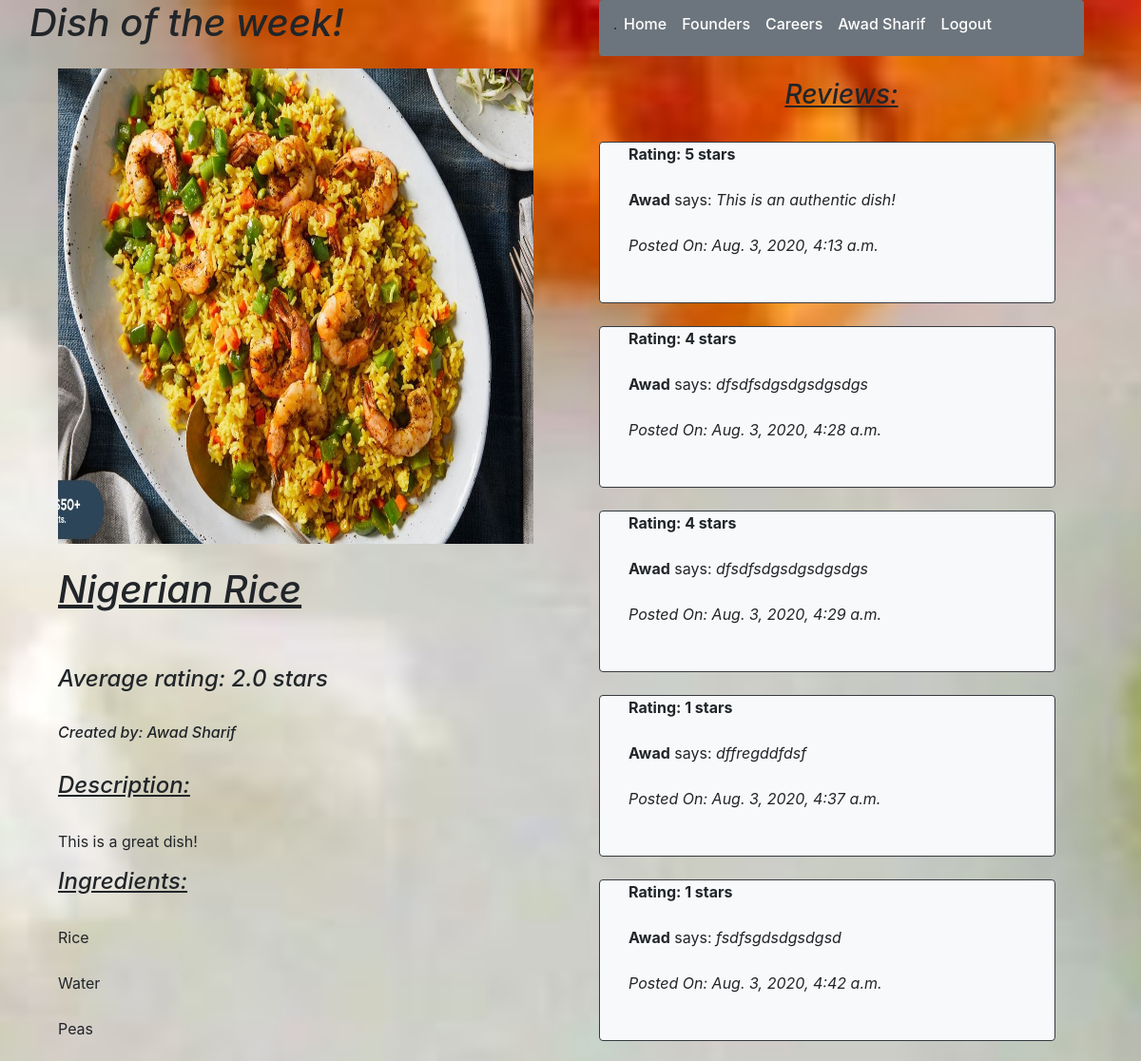
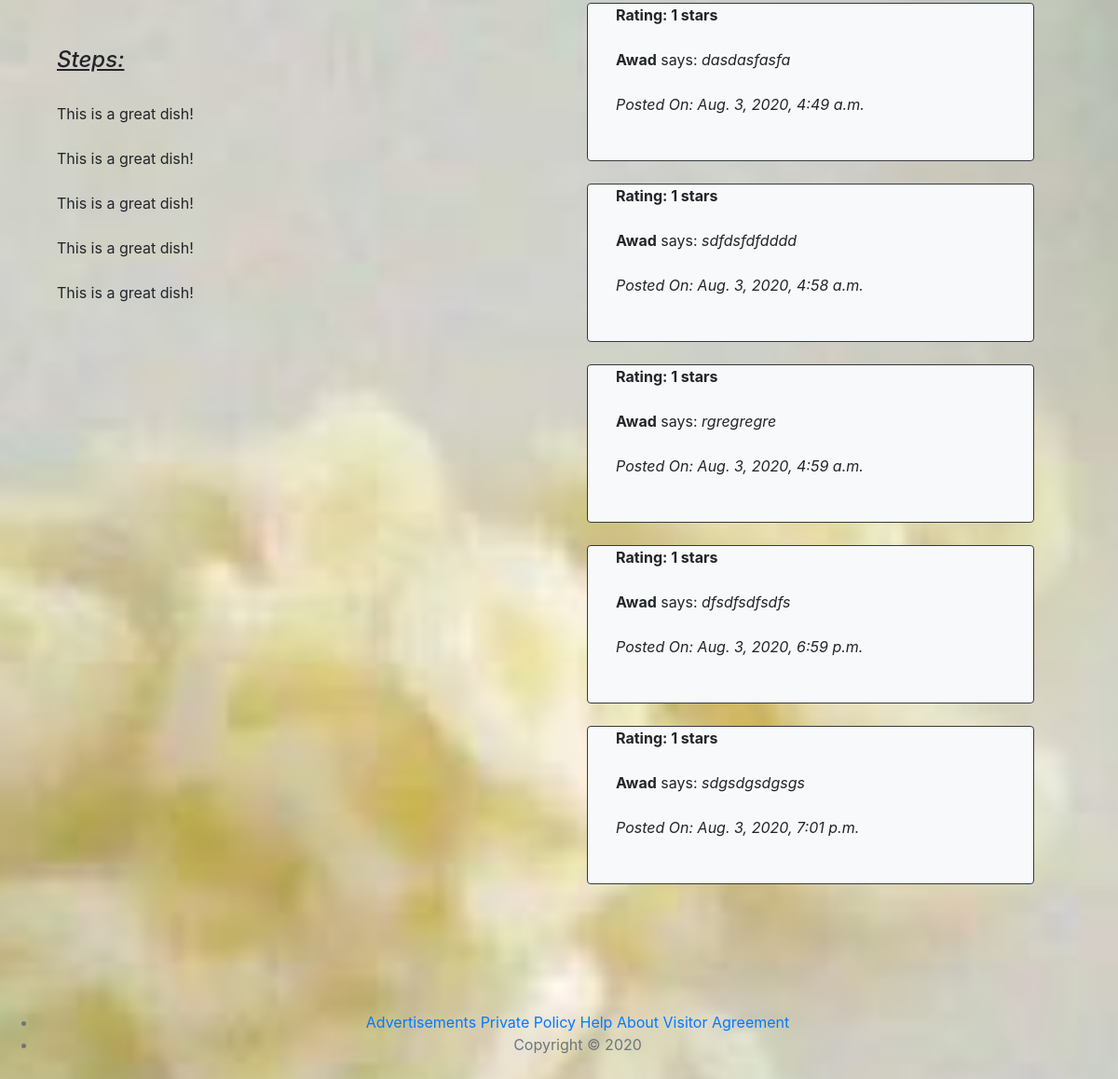
The page /recipe/best (signed in) on the database its author committed (2 pictures, top to bottom).
### recipe_app/models.py (models this page shows)
class Recipes(models.Model):
    name = models.CharField(max_length=255)
    summary = models.TextField()
    ingredients = models.TextField()
    steps = models.TextField()
    image = models.ImageField()
    owner = models.ForeignKey(User,related_name="recipes_of_user",on_delete = models.CASCADE)
    is_dessert = models.BooleanField()
    created_at = models.DateTimeField(auto_now_add=True)
    updated_at = models.DateTimeField(auto_now=True)
    objects = Recipes_Manager()

class User(models.Model):
    first_name = models.CharField(max_length=255)
    last_name = models.CharField(max_length=255)
    email = models.EmailField(max_length=255)
    password = models.CharField(max_length=255)
    created_at = models.DateTimeField(auto_now_add=True)
    updated_at = models.DateTimeField(auto_now=True)
    objects = UserManager()

class Reviews(models.Model):
    content = models.TextField()
    rating = models.IntegerField()
    reviewer = models.ForeignKey(User,related_name="reviews_of_user",on_delete = models.CASCADE)
    recipe = models.ForeignKey(Recipes,related_name="reviews_of_recipe",on_delete = models.CASCADE)
    created_at = models.DateTimeField(auto_now_add=True)
    updated_at = models.DateTimeField(auto_now=True)
    objects = Reviews_Manager()

### recipe_app/views.py (the view)
# urls.py: path('recipe/best', views.dish_of_the_week),
def dish_of_the_week(request):
    if 'userid' not in request.session:
        return redirect('/')
    recipes = Recipes.objects.all()
    all_reviews = []
    all_recipes = []
    sorted_recipes = []
    for recipe in recipes:
        if recipe.is_dessert == False:
            all_recipes.append(recipe)
            all_reviews.append(len(recipe.reviews_of_recipe.all()))
    all_reviews = sorted(all_reviews, reverse=True)
    i = 0
    for i in range(len(all_reviews)):
        for recipe in all_recipes:
            if (all_reviews[i] == len(recipe.reviews_of_recipe.all())):
                sorted_recipes.append(recipe)
    top_recipe = sorted_recipes[0]
    ingredients = top_recipe.ingredients.split('\n')
    summary = top_recipe.summary.split('\n')
    steps = top_recipe.steps.split('\n')
    rating = 0
    for review in top_recipe.reviews_of_recipe.all():
        rating += review.rating
    if len(top_recipe.reviews_of_recipe.all()) > 0:
        average_rating = round(rating / len(top_recipe.reviews_of_recipe.all()),2)
    else:
        average_rating = 0
    reviews = top_recipe.reviews_of_recipe.all()
    context = {
        'User': User.objects.get(id=request.session['userid']),
        "recipes": top_recipe,
        "summary": summary,
        "ingredients": ingredients,
        "steps": steps,
        "rating": average_rating,
        "Reviews": reviews
    }
    return render(request,'dish_of_the_week.html',context)

### recipe_app/templates/dish_of_the_week.html (shortened to what this page needs)
<!DOCTYPE html>
<html lang="en">
    <head>
        <link rel="stylesheet" href="https://stackpath.bootstrapcdn.com/bootstrap/4.5.0/css/bootstrap.min.css">
        <link rel="stylesheet" type="text/css" href="/static/css/style.css">
    </head>
    <body class="welcome bg-light">
        <div class="container">
            <div class="row">
                <div class="col-6 px-3">
                    <div class="form-group row">
                        <em><h1 class="active">Dish of the week!</h1></em>
                    </div>
                    <div class="col-12">
                        <img src="{{recipes.image.url}}" width="500" height="500">
                    </div>
                    <div class="col-12">
                        <br>
                        <em><u><h1>{{recipes.name}}</h1></u></em>
                        <br><br>
                        <em><h4>Average rating: {{rating}} stars</h4></em>
                        <br>
                        <em><h6>Created by: {{recipes.owner.first_name}} {{recipes.owner.last_name}}</h6></em>
                        <br>
                        <em><u><h4>Description: </h4></u></em>
                        <br>
                        <p>{{recipes.summary}}
                        <br>
                        <em><u><h4>Ingredients: </h4></u></em>
                        <br>
                        {% for ingredient in ingredients %}
                            {{ ingredient }}
                            <br>
                        {% endfor %}
                        <br>
                        <em><u><h4>Steps: </h4></u></em>
                        <br>
                        {% for step in steps %}
                            {{ step }}
                            <br>
                        {% endfor %}
                    </div>
                </div>
                <div class="col-6">
                    <div class="col-12">
                        <nav class="navbar navbar-expand-lg rounded navbar-light bg-secondary">
                            <span class="border border-dark"></span>
                            <div class="collapse navbar-collapse" id="navbarNav">
                                <ul class="navbar-nav">
                                    <li class="nav-item active">
                                        <h6><a class="nav-link text-white" href="/cookbook">Home</a></h6>
                                    </li>
                                    <li class="nav-item active">
                                        <h6><a class="nav-link text-white" href="/founders">Founders</a></h6>
                                    </li>
                                    <li class="nav-item active">
                                        <h6><a class="nav-link text-white" href="#">Careers</a></h6>
                                    </li>
                                    <li class="nav-item active">
                                        <h6><a class="nav-link text-white" href="/userprofile/{{User.id}}">{{User.first_name}} {{User.last_name}}</a></h6>
                                    </li>
                                    <li class="nav-item active">
                                        <h6><a class="nav-link text-white" href="/logout">Logout</a></h6>
                                    </li>
                                </ul>
                            </div>
                        </nav>
                        <br>
                        <u><em><h3 class="text-center">Reviews:</h3></em></u>
                        <br>
                        <div class="form-group row">
                            {% for review in Reviews %}
                                <br><br>
                                <div class="card-deck col-12 bg-dark-rounded">
                                    <br><br><br><br>
                                    <div class="card mb-4 bg-light rounded border border-dark">
                                        <div class="col-12">
                                            <div class="col-12">
                                                <b>Rating: {{review.rating}} stars</b>
                                                <br><br>
                                                <strong>{{review.reviewer.first_name}}</strong> says: <em>{{review.content}}</em>
                                                <br><br>
                                                <em>Posted On: {{review.created_at}}</em>
                                                <br><br>
                                            </div>
                                            <br>
                                        </div>
                                    </div>
                                </div>
                                <br><br>
                            {% endfor %}
                        </div>
                    </div>
                </div>
                    <br><br>
                    <br>
                </div>
            </div>
        <footer class="my-5 pt-5 light text-muted text-center text-center">
            <ul>
                <li><a href="/advertisements">Advertisements</a>  <a href="/policy">Private Policy</a> <a href="/help">Help</a> <a href="/about">About</a> <a href="/policy">Visitor Agreement</a></li>
                <li>Copyright &copy;  2020</li>
            </ul>
        </footer>
    </body>
</html>

### recipe_app/static/css/style.css (style rules this page uses)
.welcome { background-image: url("/static/cut_vegetables.JPG"); background-size: 100%; background-position: center; background-repeat: no-repeat; background-size: cover; }

### rows shown on the page
Recipes: image (picture), name "Nigerian Rice", owner.first_name "Awad", owner.last_name "Sharif", summary "This is a great dish!"
User: first_name "Awad", last_name "Sharif"
Reviews: rating "5", reviewer.first_name "Awad", content "This is an authentic dish!", created_at "Aug. 3, 2020, 4:13 a.m."
Reviews: rating "4", reviewer.first_name "Awad", content "dfsdfsdgsdgsdgsdgs", created_at "Aug. 3, 2020, 4:28 a.m."
Reviews: rating "4", reviewer.first_name "Awad", content "dfsdfsdgsdgsdgsdgs", created_at "Aug. 3, 2020, 4:29 a.m."
Reviews: rating "1", reviewer.first_name "Awad", content "dffregddfdsf", created_at "Aug. 3, 2020, 4:37 a.m."
Reviews: rating "1", reviewer.first_name "Awad", content "fsdfsgdsdgsdgsd", created_at "Aug. 3, 2020, 4:42 a.m."
Reviews: rating "1", reviewer.first_name "Awad", content "dasdasfasfa", created_at "Aug. 3, 2020, 4:49 a.m."
Reviews: rating "1", reviewer.first_name "Awad", content "sdfdsfdfdddd", created_at "Aug. 3, 2020, 4:58 a.m."
Reviews: rating "1", reviewer.first_name "Awad", content "rgregregre", created_at "Aug. 3, 2020, 4:59 a.m."
Reviews: rating "1", reviewer.first_name "Awad", content "dfsdfsdfsdfs", created_at "Aug. 3, 2020, 6:59 p.m."
Reviews: rating "1", reviewer.first_name "Awad", content "sdgsdgsdgsgs", created_at "Aug. 3, 2020, 7:01 p.m."

### other values the page prints
{{ rating }} "2.0"
{{ ingredient }} "Rice" "Water" "Peas"
